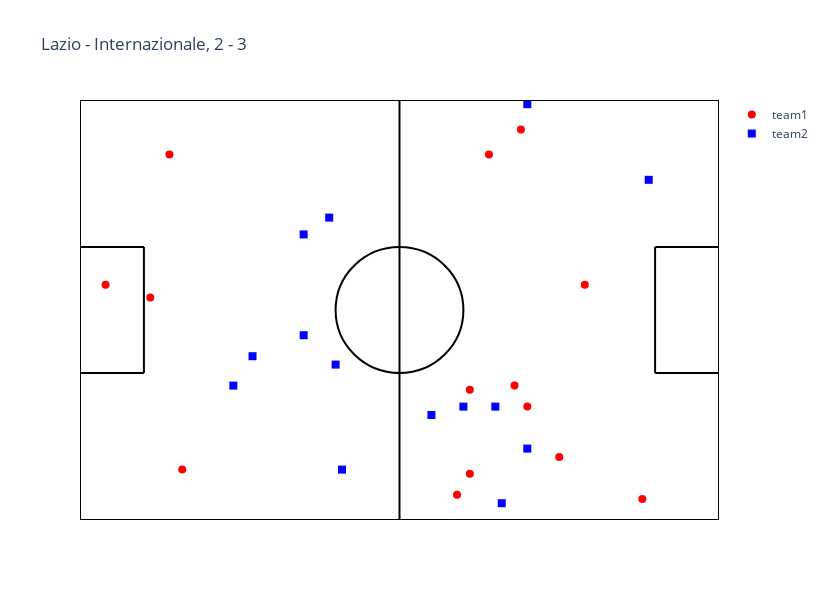

Source (notebook cell):
### Code cell
visualize_events(match_label, event_name='Foul')

### Figure 1 — Plotly figure (JSON) as saved in the notebook; plotly's stock layout.template omitted (floating-point values rounded to 4 significant figures)
{"data": [{"marker": {"color": "red", "size": 8}, "mode": "markers", "name": "team1", "text": ["Foul by player 40806", "Foul by player 376362", "Foul by player 20561", "Foul by player 7965", "Foul by player 265865", "Foul by player 265865", "Foul by player 166534", "Foul by player 130", "Foul by player 20561", "Foul by player 7926", "Foul by player 346908", "Foul by player 376362", "Foul by player 7965", "Foul by player 4792"], "type": "scatter", "x": [69, 88, 59, 61, 75, 68, 4, 11, 70, 64, 16, 14, 79, 61], "y": [93, 5, 6, 31, 15, 32, 56, 53, 27, 87, 12, 87, 56, 11]}, {"marker": {"color": "blue", "size": 8, "symbol": "square"}, "mode": "markers", "name": "team2", "text": ["Foul by player 69968", "Foul by player 69968", "Foul by player 3344", "Foul by player 116349", "Foul by player 3431", "Foul by player 135903", "Foul by player 21094", "Foul by player 21094", "Foul by player 138408", "Foul by player 116349", "Foul by player 20626", "Foul by player 14812", "Foul by player 116349", "Foul by player 20626"], "type": "scatter", "x": [41, 35, 65, 39, 24, 70, 27, 60, 40, 35, 55, 66, 89, 70], "y": [12, 44, 27, 72, 32, 99, 39, 27, 37, 68, 25, 4, 81, 17]}], "layout": {"autosize": false, "height": 600, "hovermode": "closest", "plot_bgcolor": "rgb(255, 255, 255)", "shapes": [{"line": {"color": "black"}, "type": "circle", "x0": 40, "x1": 60, "xref": "x", "y0": 35, "y1": 65, "yref": "y"}, {"line": {"color": "black"}, "type": "line", "x0": 0, "x1": 10, "xref": "x", "y0": 35, "y1": 35, "yref": "y"}, {"line": {"color": "black"}, "type": "line", "x0": 10, "x1": 10, "xref": "x", "y0": 35, "y1": 65, "yref": "y"}, {"line": {"color": "black"}, "type": "line", "x0": 10, "x1": 0, "xref": "x", "y0": 65, "y1": 65, "yref": "y"}, {"line": {"color": "black"}, "type": "line", "x0": 100, "x1": 90, "xref": "x", "y0": 35, "y1": 35, "yref": "y"}, {"line": {"color": "black"}, "type": "line", "x0": 90, "x1": 90, "xref": "x", "y0": 35, "y1": 65, "yref": "y"}, {"line": {"color": "black"}, "type": "line", "x0": 90, "x1": 100, "xref": "x", "y0": 65, "y1": 65, "yref": "y"}, {"line": {"color": "black"}, "type": "line", "x0": 50, "x1": 50, "xref": "x", "y0": 100, "y1": 0, "yref": "y"}, {"line": {"color": "black"}, "type": "line", "x0": 0, "x1": 0, "xref": "x", "y0": 0, "y1": 100, "yref": "y"}, {"line": {"color": "black"}, "type": "line", "x0": 100, "x1": 100, "xref": "x", "y0": 0, "y1": 100, "yref": "y"}, {"line": {"color": "black"}, "type": "line", "x0": 0, "x1": 100, "xref": "x", "y0": 100, "y1": 100, "yref": "y"}, {"line": {"color": "black"}, "type": "line", "x0": 0, "x1": 100, "xref": "x", "y0": 0, "y1": 0, "yref": "y"}], "title": {"text": "Lazio - Internazionale, 2 - 3"}, "width": 825, "xaxis": {"range": [0, 100], "showgrid": false, "showticklabels": false}, "yaxis": {"range": [0, 100], "showgrid": false, "showticklabels": false}}}
